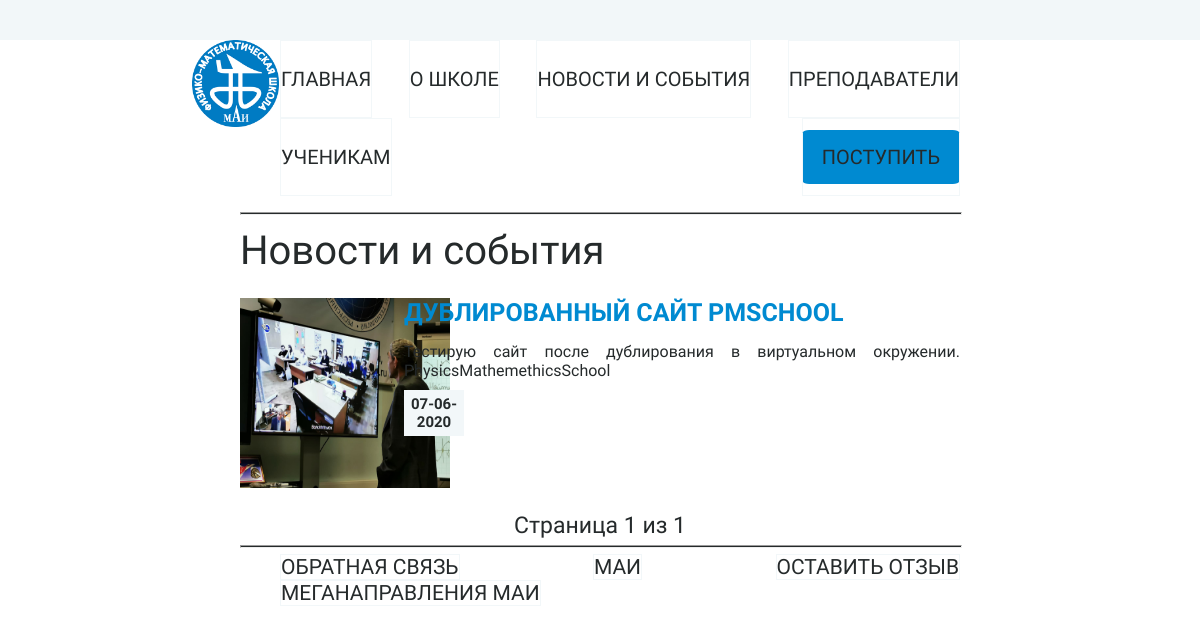
Page /news/ on the committed database.
### news/models.py (models this page shows)
class Post(models.Model):
	title = models.CharField(max_length = 100)
	date = models.DateTimeField()
	text = models.TextField()
	slug = models.TextField(max_length = 300)
	img = models.ImageField(upload_to='images/')

### news/views.py (the view)
# urls.py: path('', views.news, name = 'news'),
def news(request):
	object_list = Post.objects.all().order_by('-date')
	paginator = Paginator(object_list, 8)
	page = request.GET.get('page')
	try:
	    posts = paginator.page(page)
	except PageNotAnInteger:
		posts = paginator.page(1)
	except EmptyPage:
		posts = paginator.page(paginator.num_pages)
	return render(request,
				  'news/news.html',
				  {'page':page,
				  'posts':posts})

### news/templates/news/news.html
{% extends "base.html" %}
{% load static %}
  {%  block content %}
  			<p class="title">Новости и события</p>
  			{% for post in posts %}
  			<div class="artical_content">
						<div class="artical_photo">
								<img src="{{post.img.url}}">
						</div>
						<div class="body_news">
									<a href="/news/{{post.id}}" class="bodynews_title">
											<h3>
												{{post.title|safe}}
											</h3>
									</a>
								<div class="post_slug">{{post.slug|safe}}</div>
								<h6 id = "date_published">{{post.date|date:"d-m-Y"}}</h6>
						</div>
			</div>
		{%endfor%}
	{% include '../pagination.html' with page=posts %}
 {% endblock %}

### main/static/main/css/style.css (style rules this page uses)
* { margin: 0 auto; font-family: 'PT Sans Narrow', sans-serif; color: #252a2b; }
.title { font-size: 40px; font-weight: 400; text-decoration: none; margin: 1% 20%; }
.artical_content { margin: 2% 20%; height: 190px; }
.artical_photo { float: left; width: 20%; }
.artical_photo > img { height: 190px; width: 210px; }
.body_news { float: right; width: 80%; }
.post_slug { font-weight: 200; text-align: justify; padding-left: 20px; margin: 15px 0 10px 0px; }
#date_published { background-color: #f2f7f9; font-size: 15px; width: 60px; float: left; padding: 5px 0; text-align: center; margin-left: 20px; margin-bottom: 0; }
.bodynews_title > h3 { font-size: 25px; color: #008ad1; text-decoration: none; text-transform: uppercase; padding-left: 20px; }
a { text-decoration: none; }

### rows in the picture
Post: img (picture), title "ДУБЛИРОВАННЫЙ САЙТ PMSCHOOL", slug "Тестирую сайт после дублирования в виртуальном окружении. PhysicsMathemethicsSchool", date "07-06-2020"

### other values in the picture
{{ page.number }} "1"
{{ page.paginator.num_pages }} "1"
